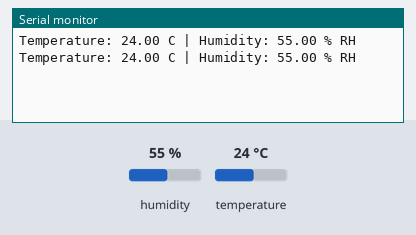
A sketch run on a simulated ESP32. Parts: the last lines printed to the serial monitor. Inputs (shaded band) come from the test bench; at power-on: humidity 55 %, temperature 24 °C.

Above: at 2.9 s.
3.0 s: humidity set to 22 %
At 5.5 s:
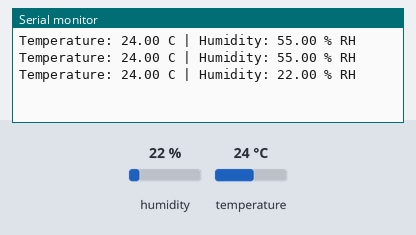
5.8 s: temperature set to 12 °C
At 7.6 s:
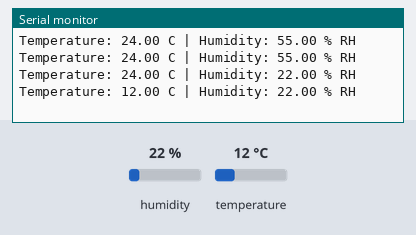
8.6 s: humidity set to 40 %
At 11.7 s:
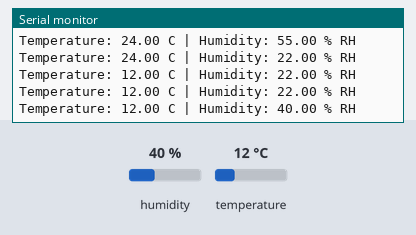
Timing chart, 0 to 13.2 s (numbered marks = the images above; inputs shaded):
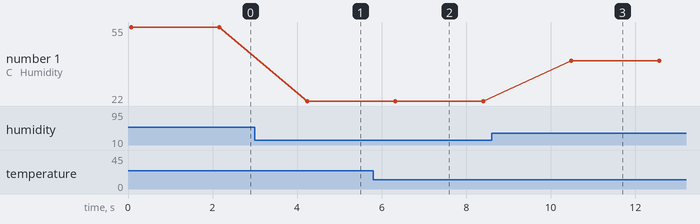

The sketch:

AHT20.ino
```cpp
#include <Wire.h>
#include <Adafruit_AHTX0.h>

constexpr int SDA_PIN = 21;
constexpr int SCL_PIN = 22;

Adafruit_AHTX0 aht;
bool sensorReady = false;

void setup() {
  Serial.begin(115200);

  if (!Wire.begin(SDA_PIN, SCL_PIN, 100000)) {
    Serial.println("Could not start I2C.");
    return;
  }

  sensorReady = aht.begin(&Wire);
  if (!sensorReady) {
    Serial.println("Could not initialize AHT20. Check the wiring.");
  }
}

void loop() {
  if (sensorReady) {
    sensors_event_t humidity;
    sensors_event_t temperature;

    if (aht.getEvent(&humidity, &temperature)) {
      Serial.printf("Temperature: %.2f C | Humidity: %.2f %% RH\n",
                    temperature.temperature, humidity.relative_humidity);
    } else {
      Serial.println("AHT20 read failed.");
    }
  }

  delay(2000);
}
```

Measured:
- after the input at 3.0 s, the serial monitor: prints a new line after 1.2 s (image 1)
- after the input at 5.8 s, the serial monitor: prints a new line after 0.52 s (image 2)
- after the input at 8.6 s, the serial monitor: prints a new line after 1.9 s (image 3)
- plotted number 1: 55 → 22 after the input at 3.0 s, 22 → 40 after the input at 8.6 s
